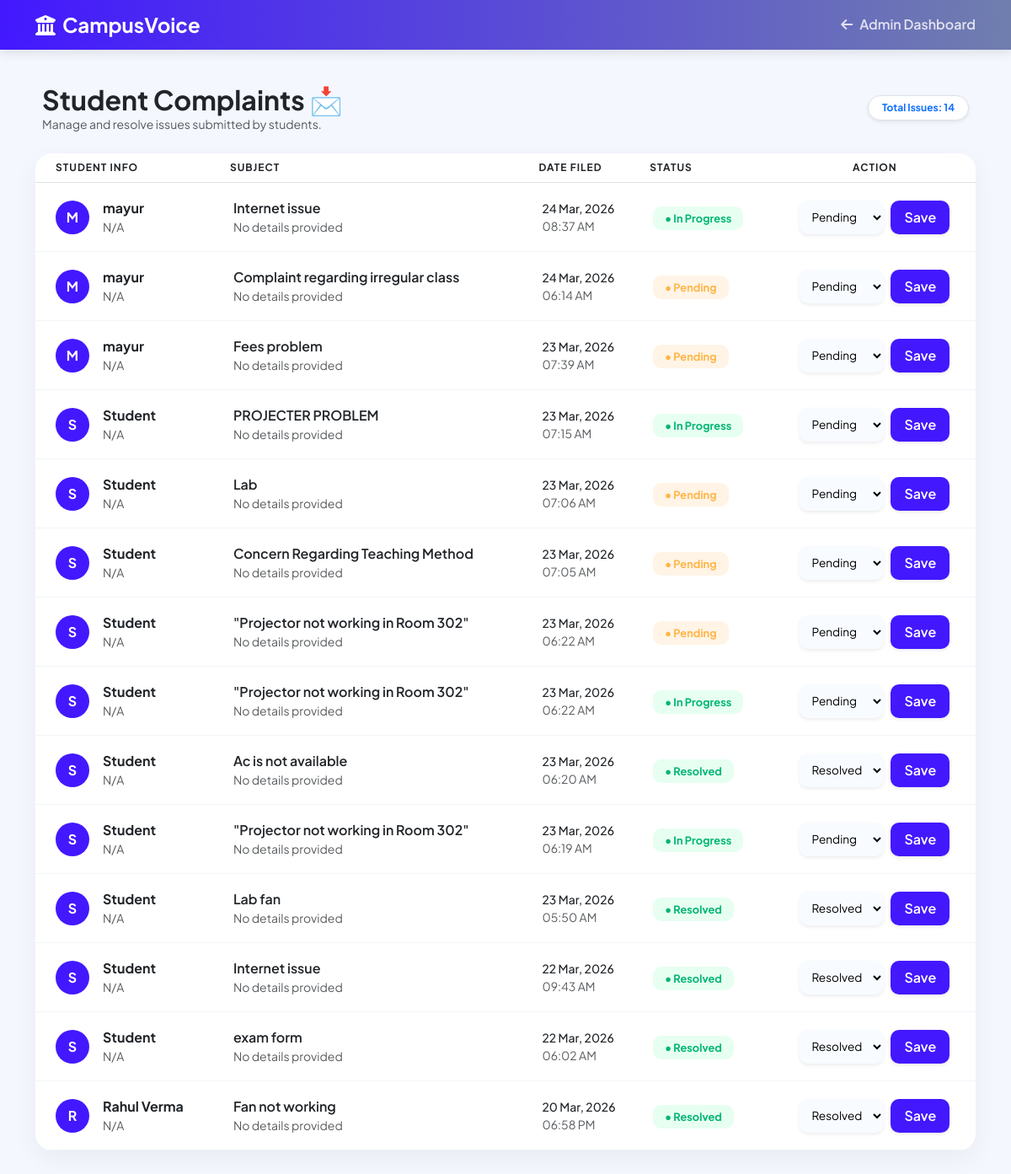
The app's page /admin/manage-complaints.php (signed in) with its own data.
### tables this page shows
CREATE TABLE `complaints` (
  `id` int NOT NULL AUTO_INCREMENT,
  `student_id` int DEFAULT NULL,
  `student_name` varchar(100) DEFAULT NULL,
  `token` varchar(50) DEFAULT NULL,
  `department` varchar(50) DEFAULT NULL,
  `class` varchar(50) DEFAULT NULL,
  `subject` varchar(255) DEFAULT NULL,
  `category` varchar(255) DEFAULT NULL,
  `description` text,
  `faculty_remarks` text,
  `priority` enum('Low','Medium','High') DEFAULT 'Medium',
  `assigned_to` int DEFAULT NULL,
  `status` enum('Pending','In Progress','Resolved') DEFAULT 'Pending',
  `created_at` timestamp NULL DEFAULT CURRENT_TIMESTAMP,
  `is_anonymous` tinyint(1) DEFAULT '0',
  PRIMARY KEY (`id`)
);

### admin/manage-complaints.php (the view, shortened to what this page needs)
<?php
include('../database/db.php');
$complaints_res = mysqli_query($conn, "SELECT * FROM complaints ORDER BY id DESC");
?>
<!DOCTYPE html>
<html lang="en">
<head>
    <link href="https://cdn.jsdelivr.net/npm/bootstrap@5.3.0/dist/css/bootstrap.min.css" rel="stylesheet">
    <link rel="stylesheet" href="https://cdnjs.cloudflare.com/ajax/libs/font-awesome/6.4.0/css/all.min.css">
</head>
<body>
    <nav class="top-nav">
        <div class="container d-flex justify-content-between align-items-center">
            <h4 class="fw-bold text-white m-0"><i class="fas fa-university me-2"></i>CampusVoice</h4>
            <a href="admin-dashboard.php" class="back-link"><i class="fas fa-arrow-left me-2"></i>Admin Dashboard</a>
        </div>
    </nav>
    <div class="container pb-5">
        <div class="d-flex justify-content-between align-items-center mb-4 px-2">
            <div>
                <h2 class="fw-bold m-0 text-dark">Student Complaints 📩</h2>
                <p class="text-muted small mb-0">Manage and resolve issues submitted by students.</p>
            </div>
            <div class="text-end">
                <span class="badge bg-white text-primary border rounded-pill px-3 py-2 shadow-sm">
                    Total Issues: <?php echo mysqli_num_rows($complaints_res); ?>
                </span>
            </div>
        </div>
        <div class="glass-card overflow-hidden p-0">
            <div class="table-responsive">
                <table class="table table-custom mb-0">
                    <thead>
                        <tr>
                            <th class="ps-4">Student Info</th>
                            <th>Subject</th>
                            <th>Date Filed</th>
                            <th>Status</th>
                            <th class="text-center">Action</th>
                        </tr>
                    </thead>
                    <tbody>
                        <?php
                        while($row = mysqli_fetch_assoc($complaints_res)) {
                            $status = isset($row['status']) ? $row['status'] : 'Pending';
                            $badge_class = ($status == 'Pending') ? 'bg-pending-light' : 'bg-resolved-light';
                            $is_anon = (isset($row['is_anonymous']) && $row['is_anonymous'] == 1);
                            $s_name = $is_anon ? "Confidential Student" : (isset($row['student_name']) ? $row['student_name'] : 'Unknown');
                            $enroll = $is_anon ? "HIDDEN" : (isset($row['enrollment_no']) ? $row['enrollment_no'] : 'N/A');
                            $msg = isset($row['message']) ? $row['message'] : 'No details provided';
                        ?>
                        <tr>
                            <td class="ps-4">
                                <div class="d-flex align-items-center">
                                    <div class="avatar-sm me-3 text-white rounded-circle d-flex align-items-center justify-content-center"
                                         style="width: 40px; height: 40px; font-weight: bold; background-color: <?php echo $is_anon ? '#6c757d' : '#4318FF'; ?>;">
                                        <?php echo $is_anon ? '<i class="fas fa-user-secret"></i>' : strtoupper(substr($s_name, 0, 1)); ?>
                                    </div>
                                    <div>
                                        <div class="fw-bold <?php echo $is_anon ? 'text-secondary' : 'text-dark'; ?>"><?php echo $s_name; ?></div>
                                        <div class="text-muted small"><?php echo $enroll; ?></div>
                                    </div>
                                </div>
                            </td>
                            <td>
                                <div class="fw-semibold text-dark"><?php echo $row['subject']; ?></div>
                                <div class="text-muted small text-truncate" style="max-width: 250px;">
                                    <?php echo $msg; ?>
                                </div>
                            </td>
                            <td>
                                <div class="small text-dark fw-medium"><?php echo date('d M, Y', strtotime($row['created_at'])); ?></div>
                                <div class="text-muted small"><?php echo date('h:i A', strtotime($row['created_at'])); ?></div>
                            </td>
                            <td>
                                <span class="status-badge <?php echo $badge_class; ?>">
                                    ● <?php echo $status; ?>
                                </span>
                            </td>
                            <td>
                                <form method="POST" class="d-flex justify-content-center gap-2">
                                    <select name="status" class="form-select-custom shadow-sm border-0">
                                        <option value="Pending" <?php if($status == 'Pending') echo 'selected'; ?>>Pending</option>
                                        <option value="Resolved" <?php if($status == 'Resolved') echo 'selected'; ?>>Resolved</option>
                                    </select>
                                    <button type="submit" name="update_status" class="btn-update shadow-sm">
                                        Save
                                    </button>
                                </form>
                            </td>
                        </tr>
                        <?php }  ?>
                    </tbody>
                </table>
            </div>
        </div>
    </div>
</body>
</html>

### admin/manage-complaints.php (style rules this page uses)
body { font-family: 'Plus Jakarta Sans', sans-serif; background-color: #f4f7fe; color: #2b3674; }
.top-nav { background: linear-gradient(90deg, #4318FF 0%, #707EAE 100%); padding: 15px 0; margin-bottom: 40px; box-shadow: 0 4px 12px rgba(0,0,0,0.1); }
.glass-card { background: white; border: none; border-radius: 20px; box-shadow: 0px 10px 30px rgba(0, 0, 0, 0.05); padding: 25px; margin-bottom: 20px; }
.table-custom thead { background-color: #f8fbff; color: #a3aed0; text-transform: uppercase; font-size: 0.75rem; letter-spacing: 1px; }
.table-custom td { padding: 18px 12px; vertical-align: middle; border-bottom: 1px solid #f1f4f9; }
.status-badge { font-size: 0.8rem; padding: 6px 14px; border-radius: 10px; font-weight: 700; }
.bg-pending-light { background: #FFF4E5; color: #FFB547; }
.bg-resolved-light { background: #E6FFF1; color: #01B574; }
.btn-update { background: #4318FF; color: white; border: none; border-radius: 10px; padding: 8px 16px; font-weight: 600; transition: 0.3s; }
.form-select-custom { border-radius: 10px; border: 1px solid #E0E5F2; font-size: 0.85rem; padding: 6px 10px; background-color: #f8fbff; }
.back-link { color: white; text-decoration: none; font-weight: 600; opacity: 0.8; }

### records on screen
complaints: substr($s_name, 0, 1) "M", student_name "mayur", is_anonymous "N/A", subject "Internet issue", msg "No details provided", created_at "24 Mar, 2026", created_at "08:37 AM", status "In Progress"
complaints: substr($s_name, 0, 1) "M", student_name "mayur", is_anonymous "N/A", subject "Complaint regarding irregular class", msg "No details provided", created_at "24 Mar, 2026", created_at "06:14 AM", status "Pending"
complaints: substr($s_name, 0, 1) "M", student_name "mayur", is_anonymous "N/A", subject "Fees problem", msg "No details provided", created_at "23 Mar, 2026", created_at "07:39 AM", status "Pending"
complaints: substr($s_name, 0, 1) "S", student_name "Student", is_anonymous "N/A", subject "PROJECTER PROBLEM", msg "No details provided", created_at "23 Mar, 2026", created_at "07:15 AM", status "In Progress"
complaints: substr($s_name, 0, 1) "S", student_name "Student", is_anonymous "N/A", subject "Lab", msg "No details provided", created_at "23 Mar, 2026", created_at "07:06 AM", status "Pending"
complaints: substr($s_name, 0, 1) "S", student_name "Student", is_anonymous "N/A", subject "Concern Regarding Teaching Method", msg "No details provided", created_at "23 Mar, 2026", created_at "07:05 AM", status "Pending"
complaints: substr($s_name, 0, 1) "S", student_name "Student", is_anonymous "N/A", subject "\"Projector not working in Room 302\"", msg "No details provided", created_at "23 Mar, 2026", created_at "06:22 AM", status "Pending"
complaints: substr($s_name, 0, 1) "S", student_name "Student", is_anonymous "N/A", subject "\"Projector not working in Room 302\"", msg "No details provided", created_at "23 Mar, 2026", created_at "06:22 AM", status "In Progress"
complaints: substr($s_name, 0, 1) "S", student_name "Student", is_anonymous "N/A", subject "Ac is not available", msg "No details provided", created_at "23 Mar, 2026", created_at "06:20 AM", status "Resolved"
complaints: substr($s_name, 0, 1) "S", student_name "Student", is_anonymous "N/A", subject "\"Projector not working in Room 302\"", msg "No details provided", created_at "23 Mar, 2026", created_at "06:19 AM", status "In Progress"
complaints: substr($s_name, 0, 1) "S", student_name "Student", is_anonymous "N/A", subject "Lab fan", msg "No details provided", created_at "23 Mar, 2026", created_at "05:50 AM", status "Resolved"
complaints: substr($s_name, 0, 1) "S", student_name "Student", is_anonymous "N/A", subject "Internet issue", msg "No details provided", created_at "22 Mar, 2026", created_at "09:43 AM", status "Resolved"
complaints: substr($s_name, 0, 1) "S", student_name "Student", is_anonymous "N/A", subject "exam form", msg "No details provided", created_at "22 Mar, 2026", created_at "06:02 AM", status "Resolved"
complaints: substr($s_name, 0, 1) "R", student_name "Rahul Verma", is_anonymous "N/A", subject "Fan not working", msg "No details provided", created_at "20 Mar, 2026", created_at "06:58 PM", status "Resolved"

### other values on screen
mysqli_num_rows($complaints_res) "14"
